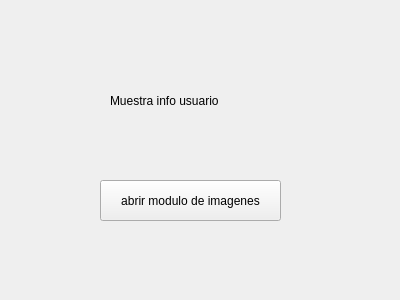
<?xml version="1.0" encoding="UTF-8"?>
<ui version="4.0">
 <class>Form</class>
 <widget class="QWidget" name="Form">
  <property name="geometry">
   <rect>
    <x>0</x>
    <y>0</y>
    <width>400</width>
    <height>300</height>
   </rect>
  </property>
  <property name="windowTitle">
   <string>Form</string>
  </property>
  <widget class="QLabel" name="lbl_usuario">
   <property name="geometry">
    <rect>
     <x>110</x>
     <y>90</y>
     <width>121</width>
     <height>21</height>
    </rect>
   </property>
   <property name="text">
    <string>Muestra info usuario</string>
   </property>
  </widget>
  <widget class="QPushButton" name="btn_imagenes">
   <property name="geometry">
    <rect>
     <x>100</x>
     <y>180</y>
     <width>181</width>
     <height>41</height>
    </rect>
   </property>
   <property name="text">
    <string>abrir modulo de imagenes</string>
   </property>
  </widget>
 </widget>
 <resources/>
 <connections/>
</ui>
